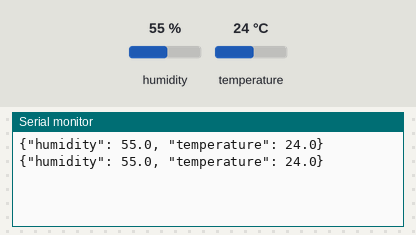
Simulated run of this sketch. Board: Arduino Uno, built with avr-gcc and run on an emulated ATmega328P. On the bench: the last lines printed to the serial monitor. The inputs (shaded band) are chosen by the test bench; at power-on: humidity 55 %, temperature 24 °C.

Above: at 2.8 s.
2.9 s: humidity set to 22 %
At 5.2 s:
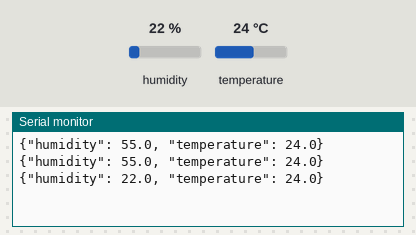
5.6 s: temperature set to 12 °C
At 7.2 s:
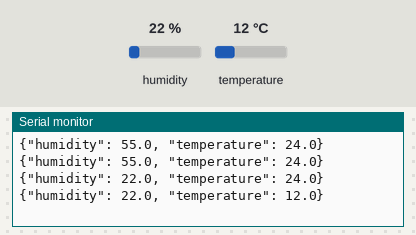
8.3 s: humidity set to 40 %
At 10.7 s:
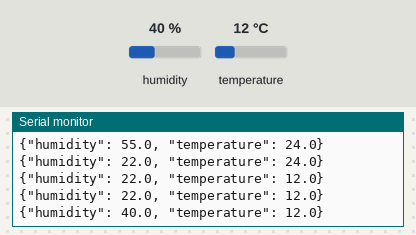
Timing chart, 0 to 12.2 s (numbered marks = the images above; inputs shaded):
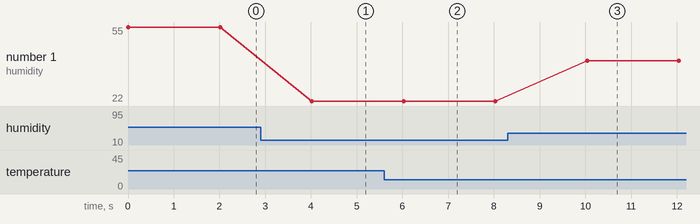

The sketch:

DHT22.ino
```cpp
// Read the DHT22 sensor and send data via serial port with JSON format

#include <dht.h>

dht DHT;

#define DHT22_PIN 6

void setup()
{
  Serial.begin(115200);
}

void loop()
{

  // Read data
  int chk = DHT.read22(DHT22_PIN);


  // If it's OK sends the data
  if(chk == DHTLIB_OK) {

    // Send the data via serial
    Serial.print("{\"humidity\": ");
    Serial.print(DHT.humidity, 1);
    Serial.print(", \"temperature\": ");
    Serial.print(DHT.temperature, 1);
    Serial.println("}");
  }
  delay(2000);
}
```

Measured:
- after the input at 2.9 s, the serial monitor: prints a new line after 1.1 s (image 1)
- after the input at 5.6 s, the serial monitor: prints a new line after 0.42 s (image 2)
- after the input at 8.3 s, the serial monitor: prints a new line after 1.7 s (image 3)
- plotted number 1: 55 → 22 after the input at 2.9 s, 22 → 40 after the input at 8.3 s
